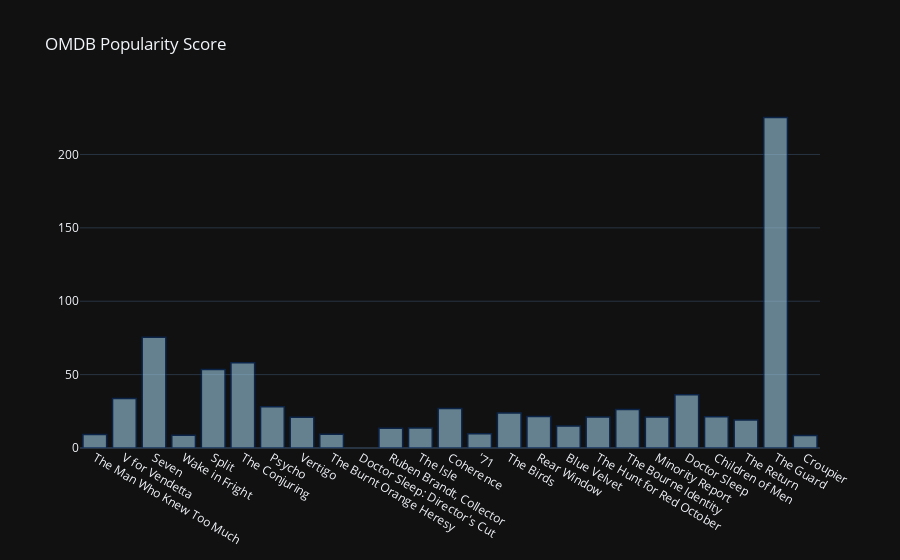

This figure's notebook cell:
### Code cell
#makes another pretty bar chart with the popularity score 

titles = list(results_df['title'])
popularity = list(results_df['OMDB_pop_score'])

y = popularity
x = titles
    #hovertext defaults to index (country name)
fig = go.Figure(data=[go.Bar(x=x, y=y)])
    # Customize aspect
fig.update_traces(marker_color='rgb(158,202,225)' , marker_line_color='rgb(8,48,107)',
                      marker_line_width=1.5, opacity=0.6)
fig.update_layout(template= "plotly_dark",title_text='OMDB Popularity Score')
fig.show()

### Figure 1 — Plotly figure (JSON) as saved in the notebook; plotly's stock layout.template omitted (floating-point values rounded to 4 significant figures)
{"data": [{"marker": {"color": "rgb(158,202,225)", "line": {"color": "rgb(8,48,107)", "width": 1.5}}, "opacity": 0.6, "type": "bar", "x": ["The Man Who Knew Too Much", "V for Vendetta", "Seven", "Wake in Fright", "Split", "The Conjuring", "Psycho", "Vertigo", "The Burnt Orange Heresy", "Doctor Sleep: Director's Cut", "Ruben Brandt, Collector", "The Isle", "Coherence", "'71", "The Birds", "Rear Window", "Blue Velvet", "The Hunt for Red October", "The Bourne Identity", "Minority Report", "Doctor Sleep", "Children of Men", "The Return", "The Guard", "Croupier"], "y": [9.235, 33.73, 75.49, 8.71, 53.57, 58.05, 28.11, 20.89, 9.355, null, 13.51, 13.6, 26.84, 9.795, 23.93, 21.46, 14.93, 21.04, 26.28, 21.09, 36.26, 21.36, 19.12, 225.3, 8.461]}], "layout": {"title": {"text": "OMDB Popularity Score"}}}
